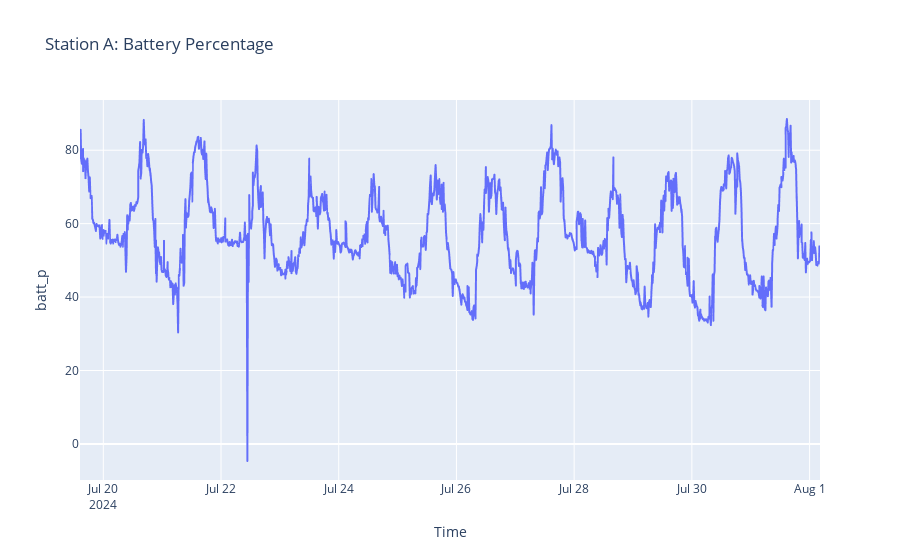

The notebook cell this image was saved under:
### Code cell
px.line(station_a, x='Time', y='batt_p', title='Station A: Battery Percentage').show()

### Figure 1 — Plotly figure (JSON) as saved in the notebook; plotly's stock layout.template omitted (floating-point values rounded to 4 significant figures; data arrays with more than 128 entries replaced by an {"elided": "..."} marker saying what was removed)
{"data": [{"hovertemplate": "Time=%{x}<br>batt_p=%{y}<extra></extra>", "legendgroup": "", "line": {"color": "#636efa", "dash": "solid"}, "marker": {"symbol": "circle"}, "mode": "lines", "name": "", "showlegend": false, "type": "scattergl", "x": {"elided": "1391 str values"}, "xaxis": "x", "y": {"elided": "1391 float values"}, "yaxis": "y"}], "layout": {"legend": {"tracegroupgap": 0}, "title": {"text": "Station A: Battery Percentage"}, "xaxis": {"anchor": "y", "domain": [0, 1], "title": {"text": "Time"}}, "yaxis": {"anchor": "x", "domain": [0, 1], "title": {"text": "batt_p"}}}}
